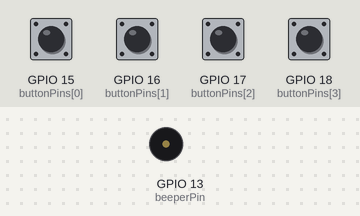
Bench run of a program on a simulated ESP32-S3. On the bench: buzzer (waves = sounding). The test bench sets the inputs (shaded band); at power-on: GPIO 15 (buttonPins[0]), GPIO 16 (buttonPins[1]), GPIO 17 (buttonPins[2]), GPIO 18 (buttonPins[3]) HIGH. WiFi joins after 1.5 s; servers stay silent unless stated; uploads are accepted with an empty reply; what the program prints to the serial monitor is not drawn.

Above: at 2.7 s.
2.8 s: GPIO 15 (buttonPins[0]) pulled LOW for 0.15 s
At 3.05 s:
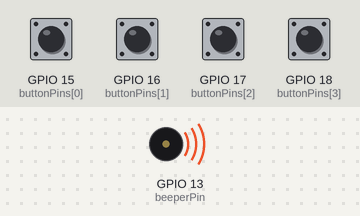
Timing chart, 0 to 5.8 s (numbered marks = the images above; inputs shaded):
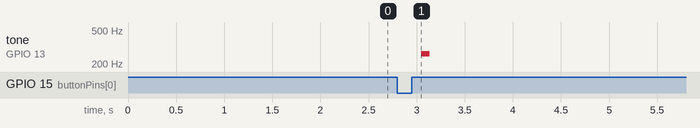

The program:

main.cpp
```cpp
#include <Arduino.h>
#include <WiFi.h>
#include <HTTPClient.h>

#include <config.h>

// button pin defs
const int buttonPins[] = {15, 16, 17, 18};
const int buttonCount = sizeof(buttonPins) / sizeof(buttonPins[0]);
const int beeperPin = 13;

// Using INPUT_PULLUP means idle = HIGH, pressed = LOW (button to GND).
const int buttonPressedState = LOW;
const unsigned long debounceMs = 40;
const int toneDurationMs = 90;

// One tone per button (1-4).
const int buttonTonesHz[buttonCount] = {262, 330, 392, 523};

int lastStableState[buttonCount];
int lastReading[buttonCount];
unsigned long lastDebounceTime[buttonCount];

void PlayButtonTone(int buttonNumber) {
  if (buttonNumber < 1 || buttonNumber > buttonCount) {
    return;
  }

  int frequencyHz = buttonTonesHz[buttonNumber - 1];
  tone(beeperPin, frequencyHz, toneDurationMs);
}

// button request function
bool SendButtonPressRequest(int buttonNumber) {
  Serial.println("attempting to send button press");
  bool success = false;
  if (WiFi.status() == WL_CONNECTED) {
    HTTPClient http;
    http.begin(SERVER_URL);
    http.addHeader("Content-Type", "text/plain");

    int httpResponseCode = http.POST(String(buttonNumber));

    if (httpResponseCode > 0) {
      Serial.println("http response code: ");
      Serial.print(httpResponseCode);
      Serial.println(http.getString());
      success = true;
    } else {
      Serial.println("HTTP ERROR!!! ");
      Serial.print(httpResponseCode);
      success = false;
    }
    http.end();

  } else {
    Serial.println("Not ocnnectec to wifi! cant send request!");
  }
  return success;
}

void setup() {
  Serial.begin(115200);
  WiFi.begin(WIFI_SSID, WIFI_PASSWORD);
  while (WiFi.status() != WL_CONNECTED) {
    delay(100);
    Serial.print("wifi connecting... ");
  }
  Serial.println("WIFI CONNENCTED !!!! :3");

  for (int i = 0; i < buttonCount; i++) {
    pinMode(buttonPins[i], INPUT_PULLUP);
    int initial = digitalRead(buttonPins[i]);
    lastStableState[i] = initial;
    lastReading[i] = initial;
    lastDebounceTime[i] = 0;
  }

  pinMode(beeperPin, OUTPUT);
  noTone(beeperPin);
}

void loop() {
  unsigned long now = millis();

  for (int i = 0; i < buttonCount; i++) {
    int reading = digitalRead(buttonPins[i]);

    if (reading != lastReading[i]) {
      lastDebounceTime[i] = now;
    }

    if ((now - lastDebounceTime[i]) > debounceMs) {
      if (reading != lastStableState[i]) {
        lastStableState[i] = reading;

        // Trigger once on press edge.
        if (reading == buttonPressedState) {
          if (SendButtonPressRequest(i + 1)) {
            PlayButtonTone(i + 1);
          }
        }
      }
    }

    lastReading[i] = reading;
  }

  delay(5);
}
```

config_example.h
```cpp
#define WIFI_SSID "wifissid"
#define WIFI_PASSWORD "wifipassword"
#define SERVER_URL "http://192.168.0.86:8080/buttonbox/press"
```

Measured:
- after the input at 2.8 s, tone on GPIO 13 (beeperPin): silent → 262 Hz after 0.25 s, → silent 0.09 s later
